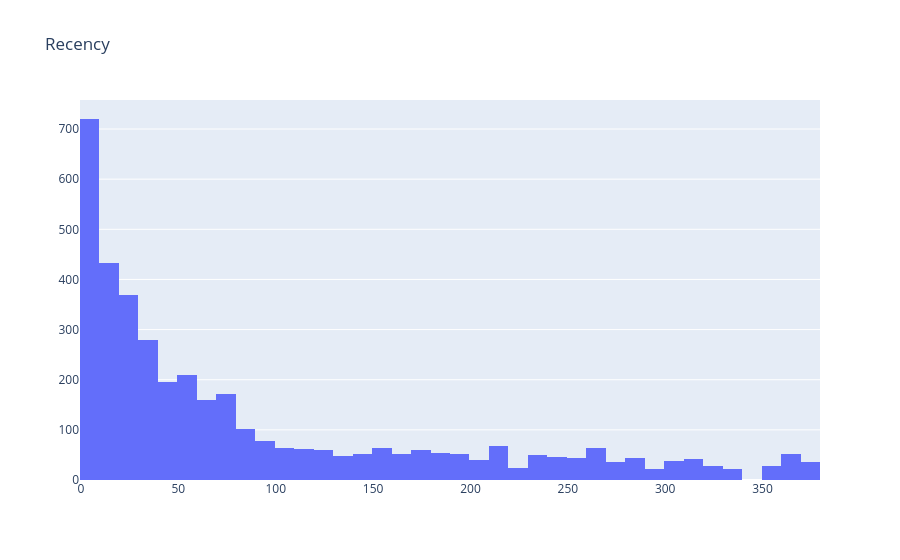

The code cell stored with this chart in its notebook:
### Code cell
plot_data = [
    go.Histogram(
        x=df_user['Recency']
    )
]

plot_layout = go.Layout(
        title='Recency'
    )
fig = go.Figure(data=plot_data, layout=plot_layout)
fig.show()

### Figure 1 — Plotly figure (JSON) as saved in the notebook; plotly's stock layout.template omitted (floating-point values rounded to 4 significant figures; data arrays with more than 128 entries replaced by an {"elided": "..."} marker saying what was removed)
{"data": [{"type": "histogram", "x": {"elided": "3950 int values"}}], "layout": {"title": {"text": "Recency"}}}
